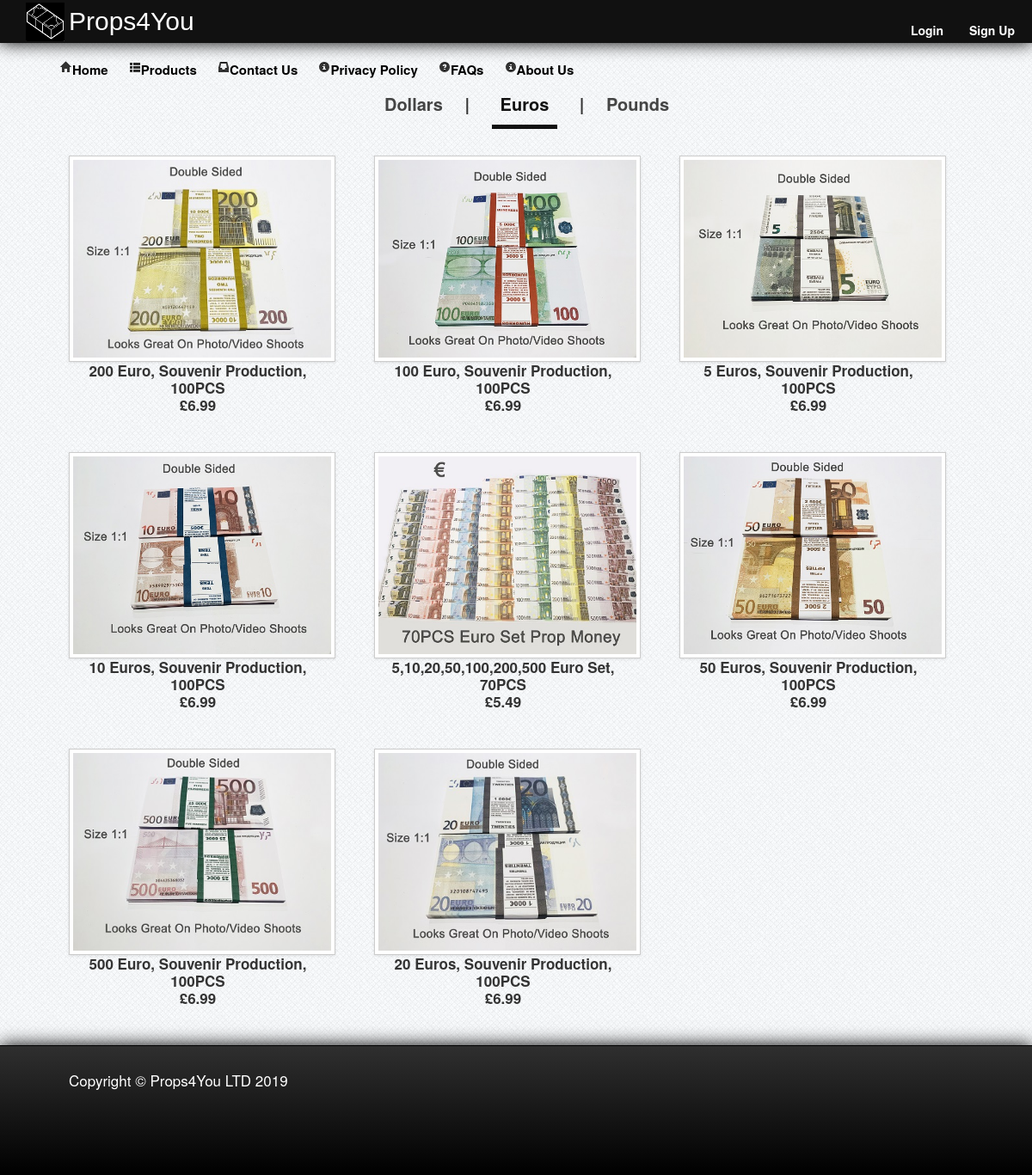
/euros.php, run on the app's committed database.
### tables this page shows
CREATE TABLE `product` (
  `product_id` int(11) NOT NULL,
  `product_name` varchar(225) NOT NULL,
  `product_price` varchar(50) NOT NULL,
  `product_size` text NOT NULL,
  `product_image` varchar(500) NOT NULL,
  `brand` varchar(100) NOT NULL,
  `category` varchar(50) NOT NULL
);

### euros.php (the view, shortened to what this page needs)
<?php
	include("function/customer_signup.php");
	include("function/headerOFF.php");
?>
	<b><div class="nav1">
		<ul>
			<li><a href="product.php">Dollars</a></li>
			<li>|</li>
			<li><a href="euros.php" class="active" style="color:#111;">Euros</a></li>
			<li>|</li>
			<li><a href="pounds.php">Pounds</a></li>
		</ul>
	</div></b>
	<div id="content">
		<br />
		<br />
		<div id="product">
			<b><?php
				$query = $conn->query("SELECT *FROM product WHERE category='football' ORDER BY product_id DESC") or die (mysqli_error());
					while($fetch = $query->fetch_array())
						{
						$pid = $fetch['product_id'];
						$query1 = $conn->query("SELECT * FROM stock WHERE product_id = '$pid'") or die (mysql_error());
						$rows = $query1->fetch_array();
						$qty = $rows['qty'];
						if($qty <= 5){
						}else{
							echo "<div class='float'>";
							echo "<center>";
							echo "<a href='details.php?id=".$fetch['product_id']."'><img class='img-polaroid' src='photo/".$fetch['product_image']."' height = '300px' width = '300px'></a>";
							echo "".$fetch['product_name']."";
							echo "<br />";
							echo "£".$fetch['product_price']."";
							echo "<br />";
							echo "</center>";
							echo "</div>";
						}
						}
			?></b>
		</div>
	</div>
	<br />
</div>
	<br />
<div id="footer">
		<div class="foot">
			<label style="font-size:17px;"> Copyright &copy; Props4You LTD 2019</label>
		</div>
	</div>
</body>
</html>

### css/style.css (style rules this page uses)
body { background:url(../images/bg.png) repeat scroll left top #e7ebf2; }
#content { top:10px; }
.nav1 { font-size:20px; text-decoration:none; text-align:center; }
.nav1 ul li { padding:10px; display:inline; }
.nav1 ul li a { text-decoration:none; color:#444; }
#product { position:relative; width:1150px; height:auto; }
.float { width:300px; height:330px; float:left; margin-left:55px; margin-bottom:15px; font-size:17px; }
.float img { width:300px; height:230px; }
.active { color:#000; border-bottom:5px solid #111; padding:10px; }
#footer { position:relative; color:#fff; width:100%; height:150px; clear:both; background:linear-gradient(#2f2f2f ,#000); background:-moz-linear-gradient(#2f2f2f ,#000); background:-webkit-linear-gradient(#2f2f2f ,#000); -webkit-box-shadow:0px 0px 20px 0px black; -moz-box-shadow:0px 0px 20px 0px black; box-shadow:0px 0px 20px 0px black; border-top:1px solid black; }
.foot { font-size:20px; position:relative; margin-top:30px; margin-left:80px; float:left; }

### data on the page
product: product_image (picture), product_name "200 Euro, Souvenir Production, 100PCS", product_price "6.99"
product: product_image (picture), product_name "100 Euro, Souvenir Production, 100PCS", product_price "6.99"
product: product_image (picture), product_name "5 Euros, Souvenir Production, 100PCS", product_price "6.99"
product: product_image (picture), product_name "10 Euros, Souvenir Production, 100PCS", product_price "6.99"
product: product_image (picture), product_name "5,10,20,50,100,200,500 Euro Set, 70PCS", product_price "5.49"
product: product_image (picture), product_name "50 Euros, Souvenir Production, 100PCS", product_price "6.99"
product: product_image (picture), product_name "500 Euro, Souvenir Production, 100PCS", product_price "6.99"
product: product_image (picture), product_name "20 Euros, Souvenir Production, 100PCS", product_price "6.99"
